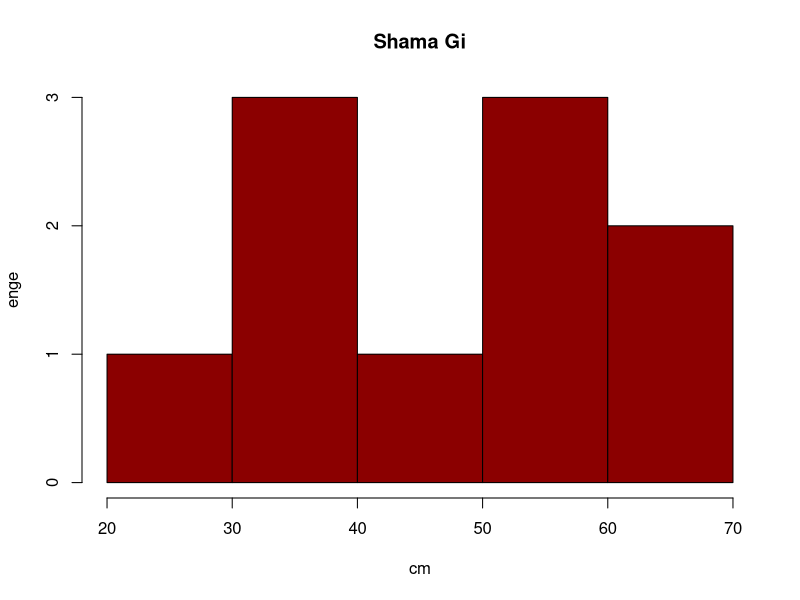

The R script that drew this image:
library(tidyverse)
library(ggplot2)

#kommentieren

a <- c("Shama")
b <- c(1:10)
a
###Aufgabe 1a
plus =  c (52.3+74.8+3.17)
#aufgabe 1b
sqrt(144)
#1c
log10(200)*sin(pi/4)

##Aufgabe 1d
cum<-sum(1,3,18,20,2);cum # nur die Summe
cumsum(c(1,3,18,20,2)) # cumulative summe
#####Aufgbae 1e

num <-  sample(0:20,size =10, replace =TRUE)
num  

#oder 
round(runif(10,0,20))

###### Aufgabe 2a
 x <- 5 
 y <- 10
  ###### Aufgabe 2b
x+y
###### Aufgabe 2c
z <- x+y;z
###### Aufgabe 2e
myvec <- c(x,y,z)
myvec
########Aufgabe 2f
min(myvec);min
max(myvec)
mean(myvec)
#################2g
rm(myvec)

########################### Aufgabe 3
##3a
rainfall <- c(0.1 ,0.5, 2.3, 1.1 ,11.3 ,14.7 ,23.4 ,15.7, 0 ,0.9)
rainfall
###3b
mean(rainfall);sd(rainfall)
###3c
cumsum(rainfall);sum(rainfall)
##3d
which.max(rainfall)
max(rainfall)
which.min(rainfall)
###3e 

rainfall <- c(0.1 ,0.5, 2.3, 1.1 ,11.3 ,14.7 ,23.4 ,15.7, 0 ,0.9)


rainfall %>% subset(rainfall > 10)
###3f
mean(rainfall[rainfall >=5])
####3g
rainfall %>% subset(rainfall == 0 | rainfall == 1.1)
###in days  which (rainfall %>% c (0,1.1))
which(rainfall %in% c(0,1.1))

#####################################Aufgbae4
#4a)
cylinders <- c(2.5, 3.4, 4.8, 3.1, 1.7)
diameters <- c(0.7, 0.4, 0.5, 0.5, 0.9)
#4b pi*DIA^2*CYL  

vol <- pi*diameters**2*cylinders
vol
#4c
vol.cm <- (pi*(10*diameters**2)*(10*cylinders))
vol.cm

################ Aufgabe 5
#5a
x <- c(1,2,3,4,5)
y <- c(3,5,7,9)

intersect(x,y) # gleiche werte die beide vectoren enthalten  3 und 5
#5b
setdiff(x,y)#ist in x aber nicht in y
setdiff(y,x)#ist in y aber nicht in x
#5c
union(x,y) # alle werte in x sowohl in y
c(x,y)

##################### Aufgabe 6
#6a

mat1 <- matrix(c(seq(0,18, by = 2), 
                 as.integer(runif(70,0,100))), 
               nrow = 8, ncol = 10, byrow = TRUE)
mat1
#6b
rm<-rowMeans(mat1);rm
sd(rm)
 #6c
mat2 <- mat1[-1,]# komma muss wegen matrix
mat2
cm <- colMeans(mat2)
hist(cm,main ="Shama Gi", col = "darkred", ylab= "enge")

################ Aufgabe 7
#7a

library(ggplot2)
library(tidyverse)
?mpg ()
mpg
view(mpg)# with view(mpg)--> show complete table
head(mpg)# show in consol
#7b + 7c
# 
# str_mpg <- tibble( names = (character()),
#                    type =  (character()),
#                    level = (character()),
#                    dc    = (character()))
#str_mpg
str_mpg <- tibble( name = character(), type = character(), level = character(),
                   dc   = character())
str_mpg
str_mpg1 <- str_mpg %>% 
  add_row(name = "manufacturer", type = "qualitative", level = "nominal", dc = "discrete") %>% 
  add_row(name = "model", type = "qualitative", level = "nominal", dc = "discrete") %>%
  add_row(name = "displ", type = "quantitative", level = "ratio", dc = "continous") %>%
  add_row(name = "year", type = "quantitative", level = "interval", dc = "discrete") %>%
  add_row(name = "cyl", type = "quantitative", level = "ratio", dc = "discrete") %>%
  add_row(name = "trans", type = "qualitative",level = "nominal", dc = "discrete") %>%
  add_row(name = "drv", type = "qualitative", level = "nominal", dc = "discrete") %>%
  add_row(name = "cty", type = "quantitative", level = "ratio", dc = "continous") %>%
  add_row(name = "hwy", type = "quantitative", level = "ratio", dc = "continous") %>%
  add_row(name = "fl", type = "qualitative", level = "nominal", dc = "discrete") %>%
  add_row(name = "class", type = "qualitative", level = "nominal", dc = "discrete")
str_mpg1
##7d
head(str_mpg1)
#7e
str_mpg1 %>% subset(type == "quantitative" & dc == "discrete") 



################









































